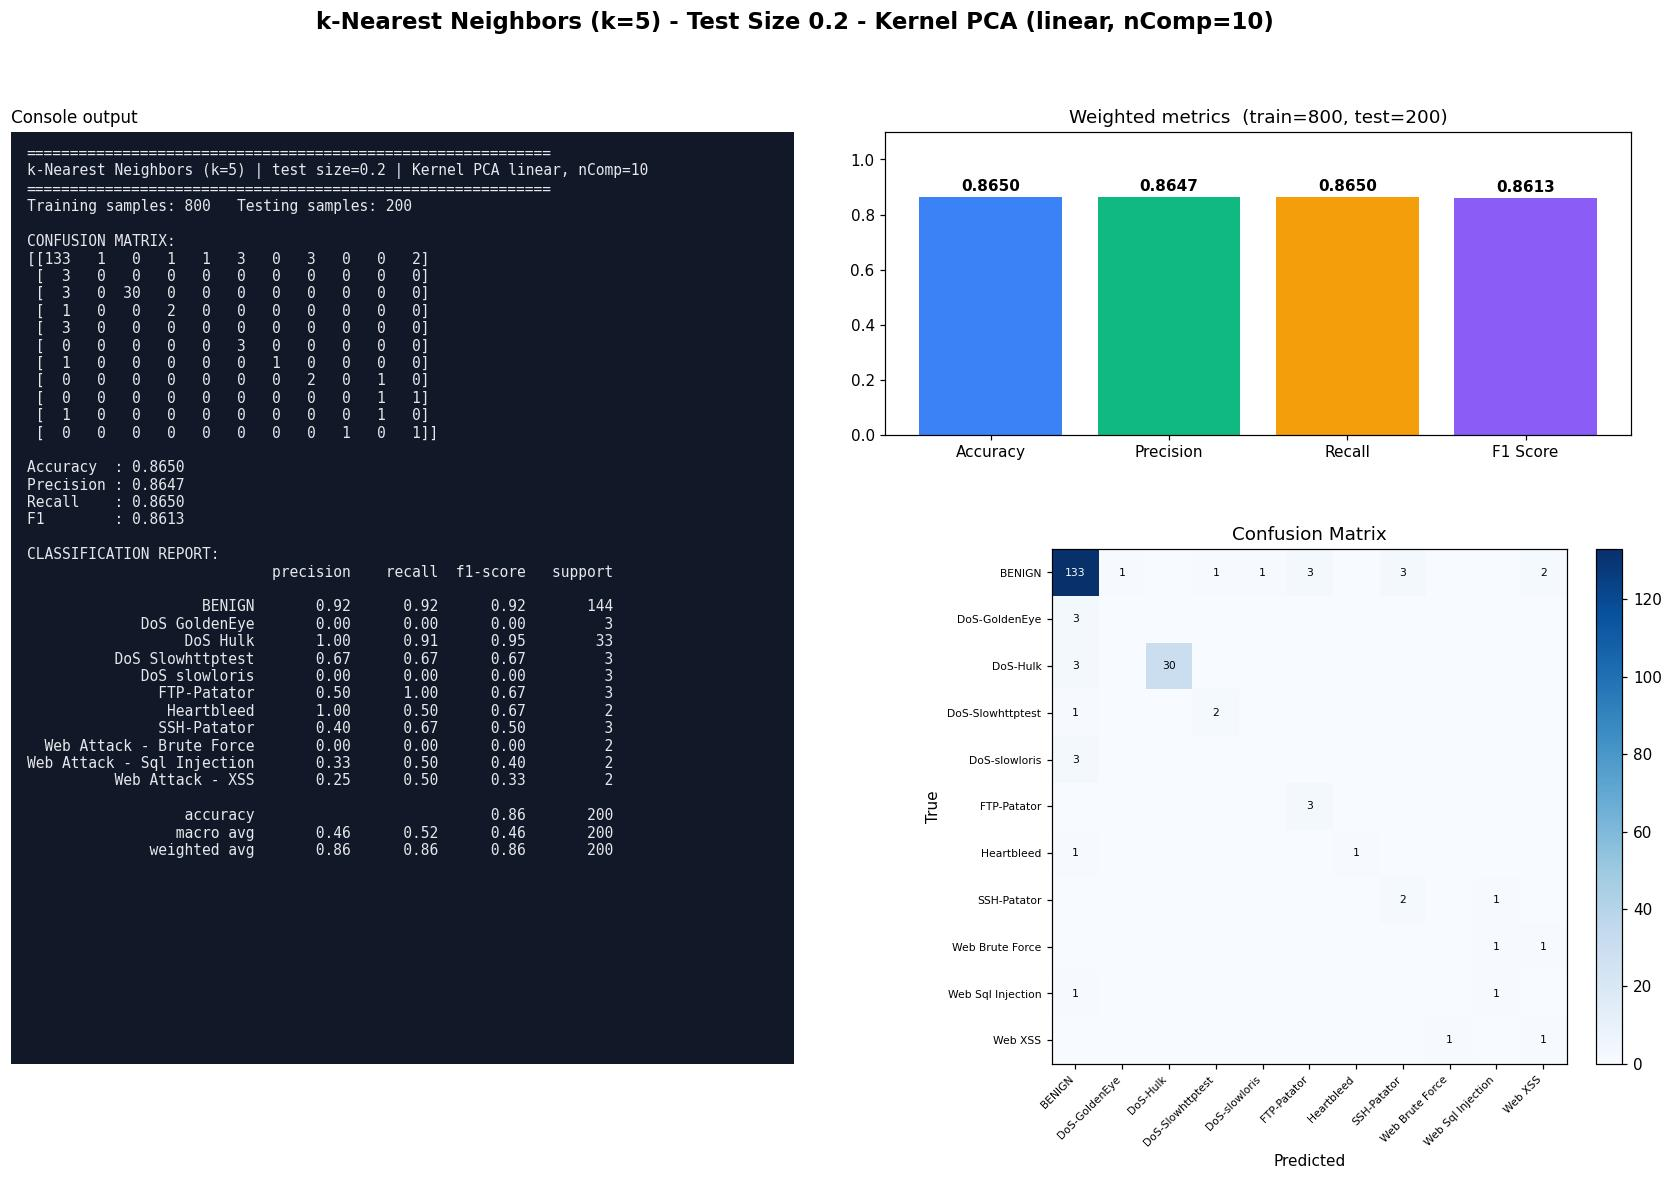

Source code (Python):
#!/usr/bin/env python3
"""k-Nearest Neighbors (k=5) | Test size 0.2 | Kernel PCA kernel=linear, n_components=10
CIC-IDS2017 (Tue+Wed+Thu-morning) 1000-row stratified sample.
Run in any IDE (Spyder / VS Code / PyCharm / Jupyter): open the file and press Run, no arguments needed.
Saves next to this file: 'Test0.2_nComp10_KNN.jpg' - one image with the console output (confusion matrix, metrics, classification report) plus charts."""
import json, os
import numpy as np
import matplotlib.pyplot as plt
from sklearn.decomposition import KernelPCA
from sklearn.neighbors import KNeighborsClassifier
from sklearn.metrics import (accuracy_score, classification_report, confusion_matrix,
                             f1_score, precision_score, recall_score)
from sklearn.model_selection import train_test_split
from sklearn.preprocessing import StandardScaler

TEST_SIZE, KERNEL, N_COMP, ALG, ALG_NAME = 0.2, "linear", 10, "KNN", "k-Nearest Neighbors (k=5)"
try:
    HERE = os.path.dirname(os.path.abspath(__file__))
except NameError:                      # Jupyter / interactive console
    HERE = os.getcwd()
def _find_root():                      # folder that contains data/sample.npz (works from any working directory)
    for p in (HERE, os.path.join(HERE, ".."), os.path.join(HERE, "..", ".."), os.getcwd()):
        if os.path.exists(os.path.join(p, "data", "sample.npz")):
            return os.path.abspath(p)
    raise FileNotFoundError("data/sample.npz not found - run prepare_data.py or keep the repo folder structure")
ROOT = _find_root()
tag = f"Test{TEST_SIZE}_nComp{N_COMP}_{ALG}"

# 1. LOAD cached, cleaned sample (see prepare_data.py)
d = np.load(os.path.join(ROOT, "data", "sample.npz"), allow_pickle=True)
X, y, class_names = d["X"], d["y"], [str(c).replace("�", "-") for c in d["classes"]]

# 2. SPLIT
X_train, X_test, y_train, y_test = train_test_split(
    X, y, test_size=TEST_SIZE, random_state=42, stratify=y)

# 3. SCALE (fit on train only)
scaler = StandardScaler()
X_train = scaler.fit_transform(X_train); X_test = scaler.transform(X_test)

# 4. DIMENSIONALITY REDUCTION: Kernel PCA (fit on train only; gamma = sklearn default 1/n_features)
kpca = KernelPCA(n_components=N_COMP, kernel=KERNEL, random_state=0)
X_train = kpca.fit_transform(X_train); X_test = kpca.transform(X_test)

# 5. CLASSIFIER
classifier = KNeighborsClassifier(n_neighbors=5)
classifier.fit(X_train, y_train)
y_pred = classifier.predict(X_test)

# 6. METRICS
labels = np.arange(len(class_names))
cm = confusion_matrix(y_test, y_pred, labels=labels)
res = dict(test_size=TEST_SIZE, kernel=KERNEL, n_components=N_COMP, algorithm=ALG, model=ALG_NAME,
           n_train=int(len(y_train)), n_test=int(len(y_test)),
           accuracy=accuracy_score(y_test, y_pred),
           precision=precision_score(y_test, y_pred, average="weighted", zero_division=0),
           recall=recall_score(y_test, y_pred, average="weighted", zero_division=0),
           f1=f1_score(y_test, y_pred, average="weighted", zero_division=0))
report = classification_report(y_test, y_pred, labels=labels, target_names=class_names, zero_division=0)
lines = ["=" * 60, f"{ALG_NAME} | test size={TEST_SIZE} | Kernel PCA {KERNEL}, nComp={N_COMP}", "=" * 60,
         f"Training samples: {len(y_train)}   Testing samples: {len(y_test)}", "", "CONFUSION MATRIX:", np.array2string(cm), ""]
for k in ("accuracy", "precision", "recall", "f1"): lines.append(f"{k.capitalize():10s}: {res[k]:.4f}")
lines += ["", "CLASSIFICATION REPORT:", report]
console_output = "\n".join(lines); print(console_output)

# 7. VISUAL OUTPUT: console output + charts in ONE image (real results only)
short = [c.replace("Web Attack - ", "Web ").replace("DoS ", "DoS-") for c in class_names]
fig = plt.figure(figsize=(19, 11), dpi=110)
gs = fig.add_gridspec(2, 2, width_ratios=[1.05, 1], height_ratios=[1, 1.7], hspace=0.28, wspace=0.12)
fig.suptitle(f"{ALG_NAME} - Test Size {TEST_SIZE} - Kernel PCA ({KERNEL}, nComp={N_COMP})", fontsize=15, fontweight="bold")
axt = fig.add_subplot(gs[:, 0]); axt.set_facecolor("#111827"); axt.set_xticks([]); axt.set_yticks([])
for sp in axt.spines.values(): sp.set_visible(False)
axt.text(0.02, 0.985, console_output, family="monospace", fontsize=9.6, color="#e5e7eb", va="top", ha="left", transform=axt.transAxes)
axt.set_title("Console output", loc="left", fontsize=11)
ax0 = fig.add_subplot(gs[0, 1]); ax1 = fig.add_subplot(gs[1, 1])
names = ["Accuracy", "Precision", "Recall", "F1 Score"]; vals = [res["accuracy"], res["precision"], res["recall"], res["f1"]]
bars = ax0.bar(names, vals, color=["#3b82f6", "#10b981", "#f59e0b", "#8b5cf6"])
ax0.set_ylim(0, 1.1); ax0.set_title(f"Weighted metrics  (train={res['n_train']}, test={res['n_test']})")
for b in bars: ax0.text(b.get_x() + b.get_width() / 2, b.get_height() + .02, f"{b.get_height():.4f}", ha="center", fontweight="bold")
im = ax1.imshow(cm, cmap="Blues"); fig.colorbar(im, ax=ax1, fraction=.046, pad=.04)
ax1.set_xticks(labels); ax1.set_yticks(labels); ax1.set_xticklabels(short, rotation=45, ha="right", fontsize=7); ax1.set_yticklabels(short, fontsize=7)
ax1.set_xlabel("Predicted"); ax1.set_ylabel("True"); ax1.set_title("Confusion Matrix")
for a in labels:
    for b_ in labels:
        if cm[a, b_]: ax1.text(b_, a, cm[a, b_], ha="center", va="center", fontsize=7, color="white" if cm[a, b_] > cm.max() / 2 else "black")
plt.savefig(os.path.join(HERE, tag + ".jpg"), format="jpg", bbox_inches="tight")
if os.environ.get("ACN_NO_SHOW") != "1": plt.show()   # IDEs display the image; run_all.py disables this
plt.close()

os.makedirs(os.path.join(ROOT, "results", "json"), exist_ok=True)
with open(os.path.join(ROOT, "results", "json", tag + ".json"), "w") as f: json.dump(res, f)
